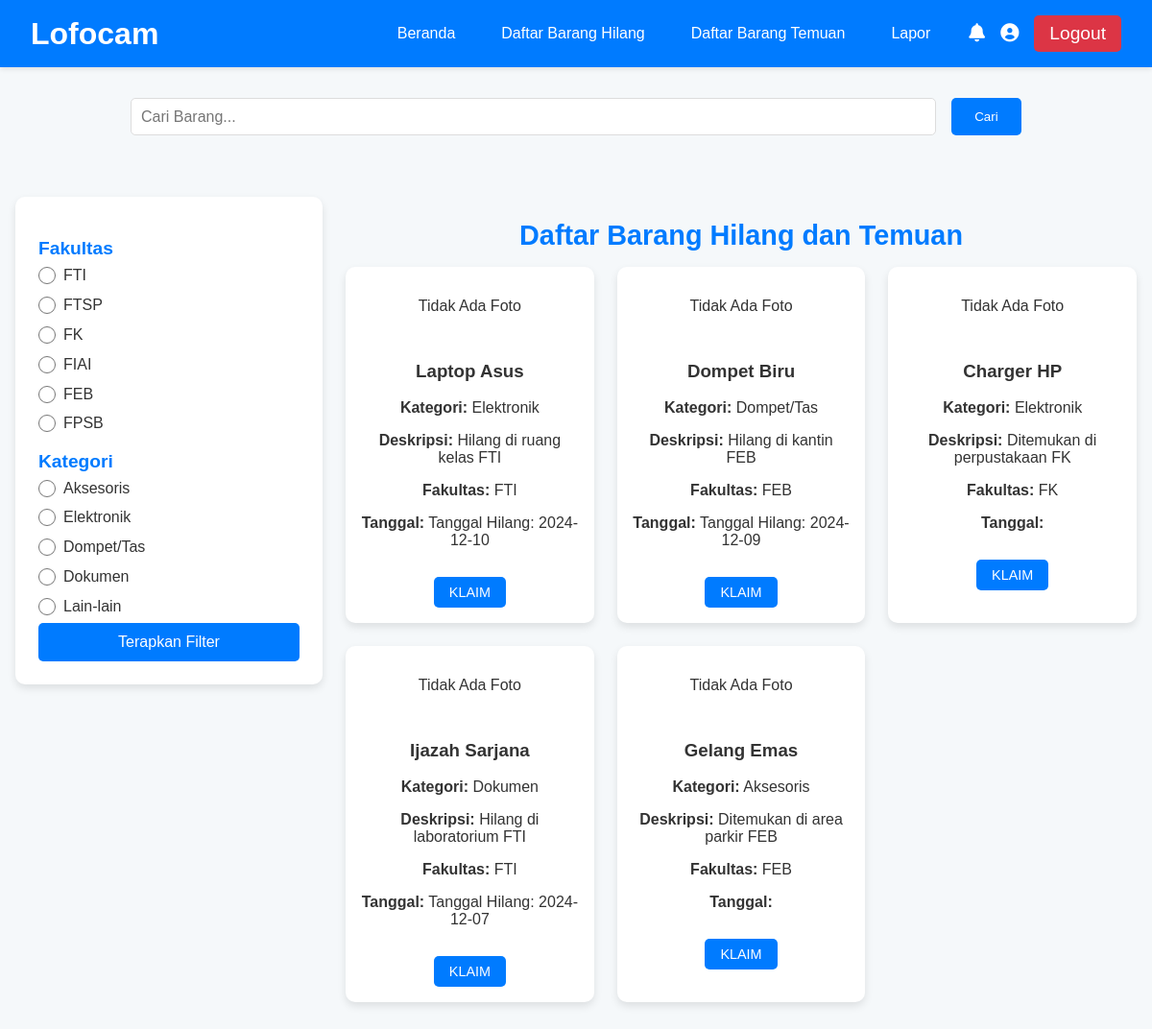
The app's page /daftar-barang.php (signed in) with its own data.
### tables this page shows
CREATE TABLE IF NOT EXISTS barang (
    id INT AUTO_INCREMENT PRIMARY KEY,
    nama_barang VARCHAR(255) NOT NULL,
    deskripsi TEXT,
    no_hp VARCHAR(15) NOT NULL,
    foto_barang VARCHAR(255),
    fakultas ENUM('FTI', 'FTSP', 'FK', 'FIAI', 'FEB', 'FPSB') NOT NULL,
    kategori ENUM('Aksesoris', 'Elektronik', 'Dompet/Tas', 'Dokumen', 'Lain-lain') NOT NULL,
    tanggal_hilang DATE NULL,
    tanggal_temuan DATE NULL,
    status ENUM('Belum Ditemukan', 'Ditemukan') DEFAULT 'Belum Ditemukan',
    created_at TIMESTAMP DEFAULT CURRENT_TIMESTAMP
);

### daftar-barang.php (the view, shortened to what this page needs)
<?php
include '../config/db.php';
$fakultas = isset($_GET['fakultas']) ? $_GET['fakultas'] : '';
$kategori = isset($_GET['kategori']) ? $_GET['kategori'] : '';
$search = isset($_GET['search']) ? $_GET['search'] : '';
$sql = "SELECT id, nama_barang, deskripsi, no_hp, fakultas, kategori, foto_barang, tanggal_hilang, tanggal_temuan
        FROM barang
        WHERE status IN ('Ditemukan', 'Belum Ditemukan')";
$sql .= " ORDER BY created_at DESC";
$stmt = $conn->prepare($sql);
$stmt->execute();
$result = $stmt->get_result();
?>
<!DOCTYPE html>
<html lang="id">
<head>
    <link rel="stylesheet" href="../css/daftar-barang.css">
    <link rel="stylesheet" href="https://cdnjs.cloudflare.com/ajax/libs/font-awesome/6.0.0-beta3/css/all.min.css">
</head>
<body>
    <header class="navbar">
        <div class="logo">Lofocam</div>
        <div class="nav-container">
            <ul class="nav-links">
                <li><a href="home.php">Beranda</a></li>
                <li><a href="daftar-barang-hilang.php">Daftar Barang Hilang</a></li>
                <li><a href="daftar-barang-temuan.php">Daftar Barang Temuan</a></li>
                <li><a href="lapor.php">Lapor</a></li>
            </ul>
            <div class="icons">
                <a href="#"><i class="fas fa-bell"></i></a>
                <a href="#"><i class="fas fa-user-circle"></i></a>
                <a href="logout.php" class="btn btn-logout">Logout</a>
            </div>
        </div>
    </header>
    <section class="search-section">
        <form method="GET" action="daftar-barang.php">
            <input type="text" name="search" placeholder="Cari Barang..." value="<?= htmlspecialchars($search) ?>" />
            <button type="submit" class="btn-search">Cari</button>
        </form>
    </section>
    <main>
        <aside class="filter-section">
            <form method="GET" action="daftar-barang.php">
                <h3>Fakultas</h3>
                <ul>
                    <?php foreach (['FTI', 'FTSP', 'FK', 'FIAI', 'FEB', 'FPSB'] as $f): ?>
                        <li>
                            <input type="radio" name="fakultas" value="<?= $f ?>" <?= $fakultas == $f ? 'checked' : '' ?>>
                            <?= htmlspecialchars($f) ?>
                        </li>
                    <?php endforeach; ?>
                </ul>
                <h3>Kategori</h3>
                <ul>
                    <?php foreach (['Aksesoris', 'Elektronik', 'Dompet/Tas', 'Dokumen', 'Lain-lain'] as $cat): ?>
                        <li>
                            <input type="radio" name="kategori" value="<?= $cat ?>" <?= $kategori == $cat ? 'checked' : '' ?>>
                            <?= htmlspecialchars($cat) ?>
                        </li>
                    <?php endforeach; ?>
                </ul>
                <button type="submit" class="btn">Terapkan Filter</button>
            </form>
        </aside>
        <section class="result-section">
            <h1>Daftar Barang Hilang dan Temuan</h1>
            <div class="card-wrapper">
                <?php while ($row = $result->fetch_assoc()): ?>
                    <div class="card">
                        <div class="card-image">
                            <?php if (!empty($row['foto_barang'])): ?>
                                <img src="../uploads/<?= htmlspecialchars($row['foto_barang']); ?>" alt="Foto Barang">
                            <?php else: ?>
                                <p>Tidak Ada Foto</p>
                            <?php endif; ?>
                        </div>
                        <div class="card-content">
                            <h3><?= htmlspecialchars($row['nama_barang']); ?></h3>
                            <p><strong>Kategori:</strong> <?= htmlspecialchars($row['kategori']); ?></p>
                            <p><strong>Deskripsi:</strong> <?= htmlspecialchars($row['deskripsi']); ?></p>
                            <p><strong>Fakultas:</strong> <?= htmlspecialchars($row['fakultas']); ?></p>
                            <p><strong>Tanggal:</strong>
                                <?= $row['tanggal_hilang'] ? 'Tanggal Hilang: ' . htmlspecialchars($row['tanggal_hilang']) : ''; ?>
                            </p>
                        </div>
                        <div class="card-action">
                            <?php
                                if ($row['tanggal_temuan']) {
                                    $klaimUrl = "klaim-barang-temuan.php?id=" . $row['id'];
                                } else {
                                    $klaimUrl = "klaim-barang-hilang.php?id=" . $row['id'];
                                }
                            ?>
                            <a href="<?= $klaimUrl ?>" class="btn-claim">KLAIM</a>
                        </div>
                    </div>
                <?php endwhile; ?>
            </div>
        </section>
    </main>
</body>
</html>

### daftar-barang.css (style rules this page uses)
body, html { margin: 0; padding: 0; font-family: Arial, sans-serif; background-color: #f5f8fa; color: #333; overflow-x: hidden; }
.navbar { background-color: #007bff; color: #fff; padding: 1rem 2rem; display: flex; justify-content: space-between; align-items: center; position: sticky; top: 0; z-index: 1000; box-shadow: 0 2px 5px rgba(0, 0, 0, 0.1); }
.navbar .logo { font-size: 2rem; font-weight: bold; color: white; margin: 0; flex-shrink: 0; }
.navbar .nav-container { display: flex; justify-content: flex-end; align-items: center; gap: 1.5rem; flex-grow: 1; }
.navbar .nav-links { display: flex; list-style: none; margin: 0; padding: 0; gap: 1rem; }
.navbar .nav-links a { text-decoration: none; color: #fff; font-size: 1rem; padding: 0.5rem 1rem; border-radius: 5px; transition: background-color 0.3s; }
.navbar .icons { display: flex; align-items: center; gap: 1rem; }
.navbar .icons a { color: #fff; font-size: 1.2rem; transition: color 0.3s; }
.navbar .btn-logout { background-color: #dc3545; color: white; padding: 0.5rem 1rem; border-radius: 5px; text-decoration: none; transition: background-color 0.3s; }
.search-section { display: flex; justify-content: center; padding: 1rem; margin-top: 1rem; }
.search-section form { display: flex; width: 100%; justify-content: center; gap: 1rem; }
.search-section input[type="text"] { padding: 0.6rem; font-size: 1rem; border: 1px solid #ddd; border-radius: 5px; width: 70%; }
.search-section .btn-search { padding: 0.7rem 1.5rem; background-color: #007bff; color: white; border: none; border-radius: 5px; cursor: pointer; }
main { display: flex; justify-content: space-between; max-width: 1200px; margin: 2rem auto; padding: 1rem; gap: 1.5rem; }
.filter-section { width: 280px; background: #fff; border-radius: 10px; padding: 1.5rem; box-shadow: 0 4px 8px rgba(0, 0, 0, 0.1); display: flex; flex-direction: column; gap: 1rem; height: 100%; max-height: 100%; overflow: auto; }
.filter-section h3 { font-size: 1.2rem; color: #007bff; margin-bottom: 0.5rem; }
.filter-section ul { list-style: none; padding: 0; margin: 0; width: 100%; display: flex; flex-direction: column; gap: 0.8rem; }
.filter-section ul li { display: flex; align-items: center; gap: 0.5rem; width: 100%; }
.filter-section input[type="radio"] { margin: 0; width: 18px; height: 18px; }
.filter-section button { width: 100%; padding: 0.7rem 1.5rem; background-color: #007bff; color: #fff; border: none; border-radius: 5px; cursor: pointer; font-size: 1rem; transition: background-color 0.3s; margin-top: 8px; }
.result-section { flex-grow: 1; width: calc(100% - 320px); }
.result-section h1 { font-size: 1.8rem; color: #007bff; margin-bottom: 1rem; text-align: center; }
.card-wrapper { display: grid; grid-template-columns: repeat(auto-fill, minmax(250px, 1fr)); gap: 1.5rem; }
.card { background: #fff; border-radius: 10px; box-shadow: 0 4px 8px rgba(0, 0, 0, 0.1); padding: 1rem; display: flex; flex-direction: column; gap: 0.8rem; align-items: center; }
.card-content { font-size: 1rem; color: #333; text-align: center; }
.card-action { display: flex; justify-content: center; width: 100%; }
.card-action .btn-claim { background-color: #007bff; color: white; padding: 0.5rem 1rem; border-radius: 5px; text-decoration: none; font-size: 0.9rem; transition: background-color 0.3s; }

### records on screen
barang: shows "Tidak Ada Foto", nama_barang "Laptop Asus", kategori "Elektronik", deskripsi "Hilang di ruang kelas FTI", fakultas "FTI", tanggal_hilang "2024-12-10"
barang: shows "Tidak Ada Foto", nama_barang "Dompet Biru", kategori "Dompet/Tas", deskripsi "Hilang di kantin FEB", fakultas "FEB", tanggal_hilang "2024-12-09"
barang: shows "Tidak Ada Foto", nama_barang "Charger HP", kategori "Elektronik", deskripsi "Ditemukan di perpustakaan FK", fakultas "FK"
barang: shows "Tidak Ada Foto", nama_barang "Ijazah Sarjana", kategori "Dokumen", deskripsi "Hilang di laboratorium FTI", fakultas "FTI", tanggal_hilang "2024-12-07"
barang: shows "Tidak Ada Foto", nama_barang "Gelang Emas", kategori "Aksesoris", deskripsi "Ditemukan di area parkir FEB", fakultas "FEB"

### other values on screen
$f "FTI"
$f "FTSP"
$f "FK"
$f "FIAI"
$f "FEB"
$f "FPSB"
$cat "Aksesoris"
$cat "Elektronik"
$cat "Dompet/Tas"
$cat "Dokumen"
$cat "Lain-lain"
